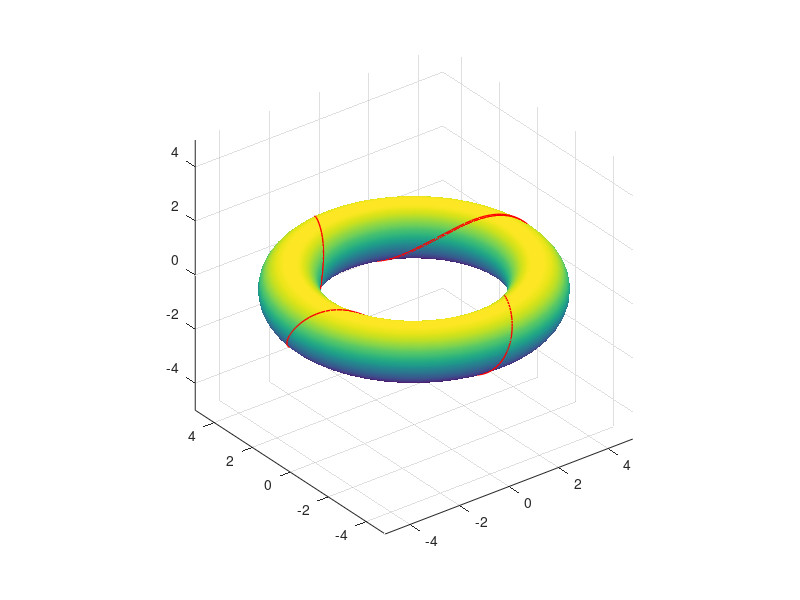
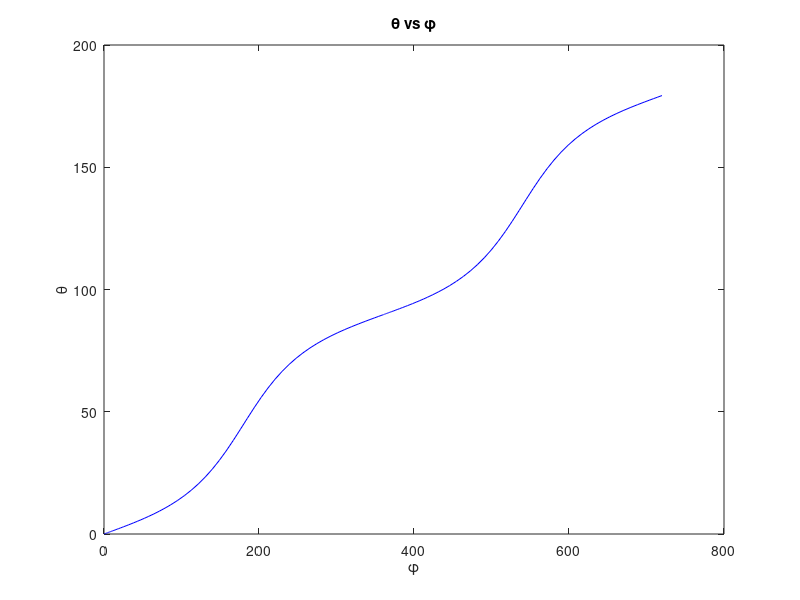

Write MATLAB code to recreate these figures, in order.
k=4;     %shape of Torus
c=2.5;  %Nature of geodesic

%Generating Torus
theta_f= linspace(0,2*pi,50);
phi_f = linspace(0,2*pi,50);
[T,P] = meshgrid(theta_f,phi_f);
%Plotting Torus
xf = (k+cos(P)).*cos(T);yf = (k+cos(P)).*sin(T);zf = sin(P);
figure
surf(xf,yf,zf)
axis equal
shading interp

if c == 0
    %
    theta1=0;      
    %  /can be given any value
   z = sin(P).*cos(T-T);x = (k+cos(P))*cos(theta1);y =(k+cos(P))*sin(theta1);
   z1 = sin(P).*cos(T-T);x1 = (k+cos(P))*cos(theta1+(pi/6));y1 =(k+cos(P))*sin(theta1+(pi/6));
   z2 = sin(P).*cos(T-T);x2 = (k+cos(P))*cos(theta1+(pi));y2 =(k+cos(P))*sin(theta1+(pi));
   hold on     
   plot3(x,y,z,'r',x1,y1,z1,'r',x2,y2,z2,'r')
   axis equal
   
   
    elseif (0 < c)&& (c < (k-1))
    %/
    theta1=0;
    %/
    phi1=0;phi2=360*1;
%ODE45 helps in solving differential equations using RUNGA-KETTA method
dydt = @(t,y) c/((k+cos(t))*sqrt(((k+cos(t))^2 -c^2)));
[t,y] = ode45(dydt , [phi1*pi/180,phi2*pi/180],theta1);
    p = y(end);
  a = floor(2*pi/p);
  hold on
  for i=1:a+1
   xt1 = (k+cos(t)).*cos(y+(i-1)*p);yt1 = (k+cos(t)).*sin(y+(i-1)*p);zt1 = sin(t);
     plot3(xt1,yt1,zt1,'r','linewidth',1)
  end
%plotting only upto phi = 720 degrees becuase it is a repetitive plot
figure 
plot(t*180/pi,y*180/pi,'b',(t*180/pi)+360,(p+y)*180/pi,'b')
xlabel('\phi')
ylabel('\theta')
title('\theta vs \phi')


elseif c == k-1
    %/
    theta1=0;
    Phi1 = 2;
    %/
    if phi1 == pi
        z =sin(P-P); x = (k-1)*cos(P);y =(k-1)*sin(P);
      hold on
      plot3(x,y,z,'r','linewidth',1.1)
        axis equal
    else
    phi1=-pi+1e-3;phi2=pi-1e-3;
       
dydt = @(t,y) c/((k+cos(t))*sqrt(((k+cos(t))^2 -c^2)));
[t,y] = ode45(dydt,[phi1,phi2],theta1);
xg = (k+cos(t)).*cos(y);yg = (k+cos(t)).*sin(y);zg = sin(t);
z1 =sin(P-P); x1 = (k-1)*cos(P);y1 =(k-1)*sin(P);
hold on
plot3(xg,yg,zg,'r',x1,y1,z1,'b')
axis equal
figure
plot(t,y,'b')
grid on
xlabel('\phi')
ylabel('\theta')
title('\theta vs \phi')
    end
    
elseif ((k-1)<c)&&(c<(k+1))
    phi11 = -acosd(c-k)*pi/180+(1e-6);
    phi21 = acosd(c-k)*pi/180-(1e-6);
    theta1 = 0;
    
    dydt = @(t,y) c/((k+cos(t))*sqrt(((k+cos(t))^2 -c^2)));
    [t,y] = ode45(dydt , [phi11,phi21],theta1);
    xg = (k+cos(t)).*cos(y);yg = (k+cos(t)).*sin(y);zg = sin(t);
    p = y(end)
    a = floor(2*pi/p)
 
hold on
for i=1:a+1
   xt1 = (k+cos(t)).*cos(y+(i-1)*p);yt1 = (k+cos(t)).*sin(y+(i-1)*p);zt1 = sin(((-1)^(i-1))*t);
     plot3(xt1,yt1,zt1,'r','linewidth',1)
end
hold on

z2 =sin(acosd(c-k)*pi/180)*cos(T-T);z3 =-sin(acosd(c-k)*pi/180)*cos(T-T); x2 =c*cos(P);y2 =c*sin(P);
plot3(x2,y2,z2,'b',x2,y2,z3,'b')
axis equal

figure
for i=1:a+1
hold on
plot(((-1)^(i-1))*t*180/pi,(y+p*(i-1))*180/pi,'b')
grid on
xlabel('\phi')
ylabel('\theta')
title('\theta vs \phi. Oscillation pattern i.e., phi is bounded')
end
elseif c == k+1
    z =0*cos(P-P); x = c*cos(P);y =c*sin(P);
      hold on
      plot3(x,y,z,'r','linewidth',1)
      axis equal
end
    
    
